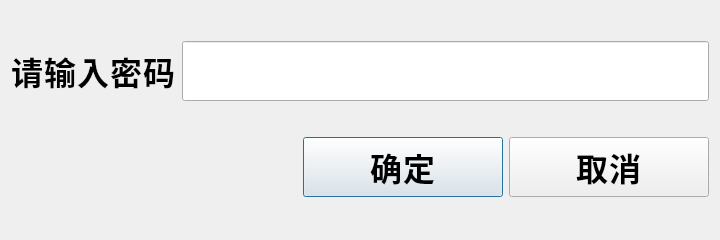
<?xml version="1.0" encoding="UTF-8"?>
<ui version="4.0">
 <class>CheckPassword</class>
 <widget class="QDialog" name="CheckPassword">
  <property name="geometry">
   <rect>
    <x>0</x>
    <y>0</y>
    <width>720</width>
    <height>240</height>
   </rect>
  </property>
  <property name="minimumSize">
   <size>
    <width>720</width>
    <height>240</height>
   </size>
  </property>
  <property name="windowTitle">
   <string>CheckPassword</string>
  </property>
  <property name="styleSheet">
   <string notr="true">font-family: &quot;思源黑体 CN Regular&quot;;
font-size: 32px;
font-weight: bold;
line-height: 49px;
letter-spacing: 1px;
color: 0
</string>
  </property>
  <layout class="QVBoxLayout" name="verticalLayout">
   <item>
    <layout class="QHBoxLayout" name="horizontalLayout">
     <item>
      <widget class="QLabel" name="label">
       <property name="styleSheet">
        <string notr="true">font: 57 24pt &quot;思源黑体 CN Medium&quot;;</string>
       </property>
       <property name="text">
        <string>请输入密码</string>
       </property>
      </widget>
     </item>
     <item>
      <widget class="QLineEdit" name="lineEdit_Password">
       <property name="minimumSize">
        <size>
         <width>480</width>
         <height>60</height>
        </size>
       </property>
       <property name="styleSheet">
        <string notr="true">font: 57 24pt &quot;思源黑体 CN Medium&quot;;</string>
       </property>
       <property name="maxLength">
        <number>16</number>
       </property>
       <property name="echoMode">
        <enum>QLineEdit::PasswordEchoOnEdit</enum>
       </property>
      </widget>
     </item>
    </layout>
   </item>
   <item>
    <layout class="QHBoxLayout" name="horizontalLayout_2">
     <item>
      <spacer name="horizontalSpacer">
       <property name="orientation">
        <enum>Qt::Horizontal</enum>
       </property>
       <property name="sizeHint" stdset="0">
        <size>
         <width>40</width>
         <height>20</height>
        </size>
       </property>
      </spacer>
     </item>
     <item>
      <widget class="QPushButton" name="pushButton_OK">
       <property name="minimumSize">
        <size>
         <width>200</width>
         <height>60</height>
        </size>
       </property>
       <property name="text">
        <string>确定</string>
       </property>
      </widget>
     </item>
     <item>
      <widget class="QPushButton" name="pushButton_Cancel">
       <property name="minimumSize">
        <size>
         <width>200</width>
         <height>60</height>
        </size>
       </property>
       <property name="text">
        <string>取消</string>
       </property>
      </widget>
     </item>
    </layout>
   </item>
  </layout>
 </widget>
 <layoutdefault spacing="6" margin="11"/>
 <resources/>
 <connections/>
</ui>
